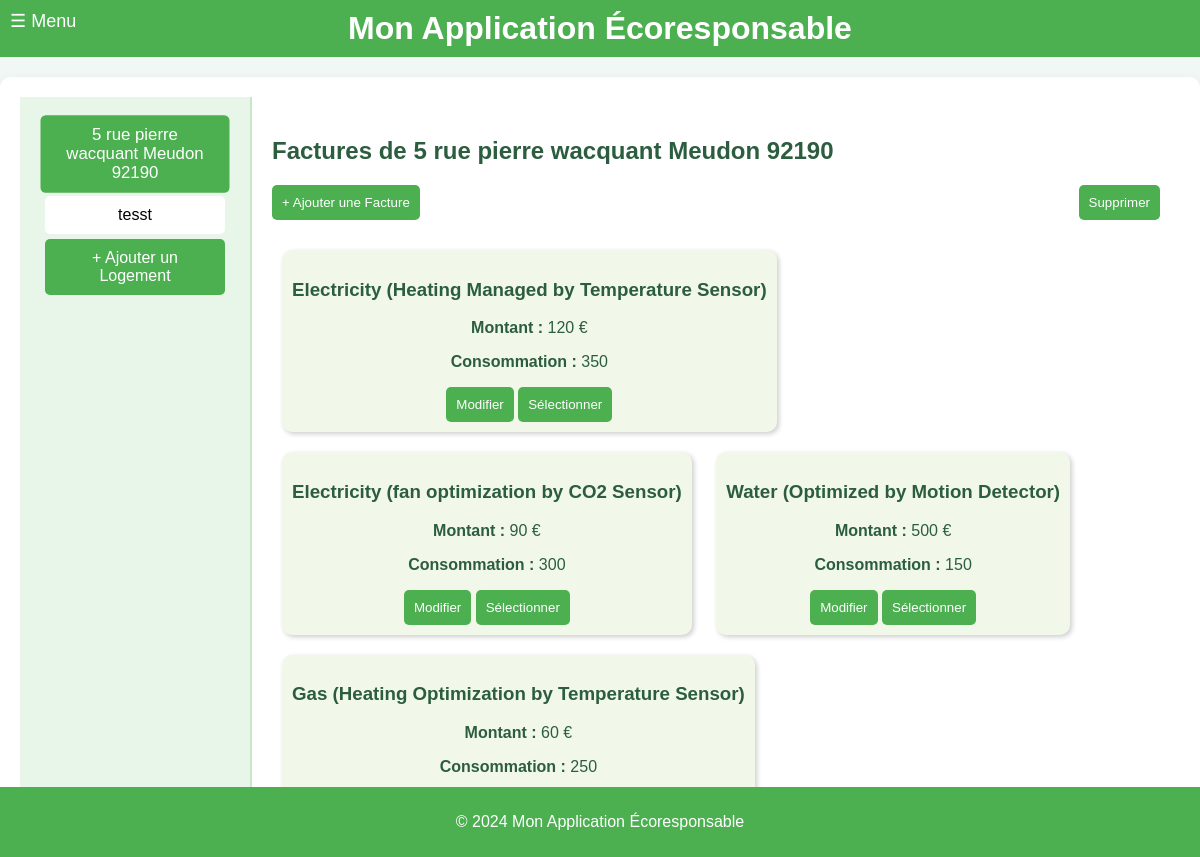
Page /visualiser_factures on the earlier database version.
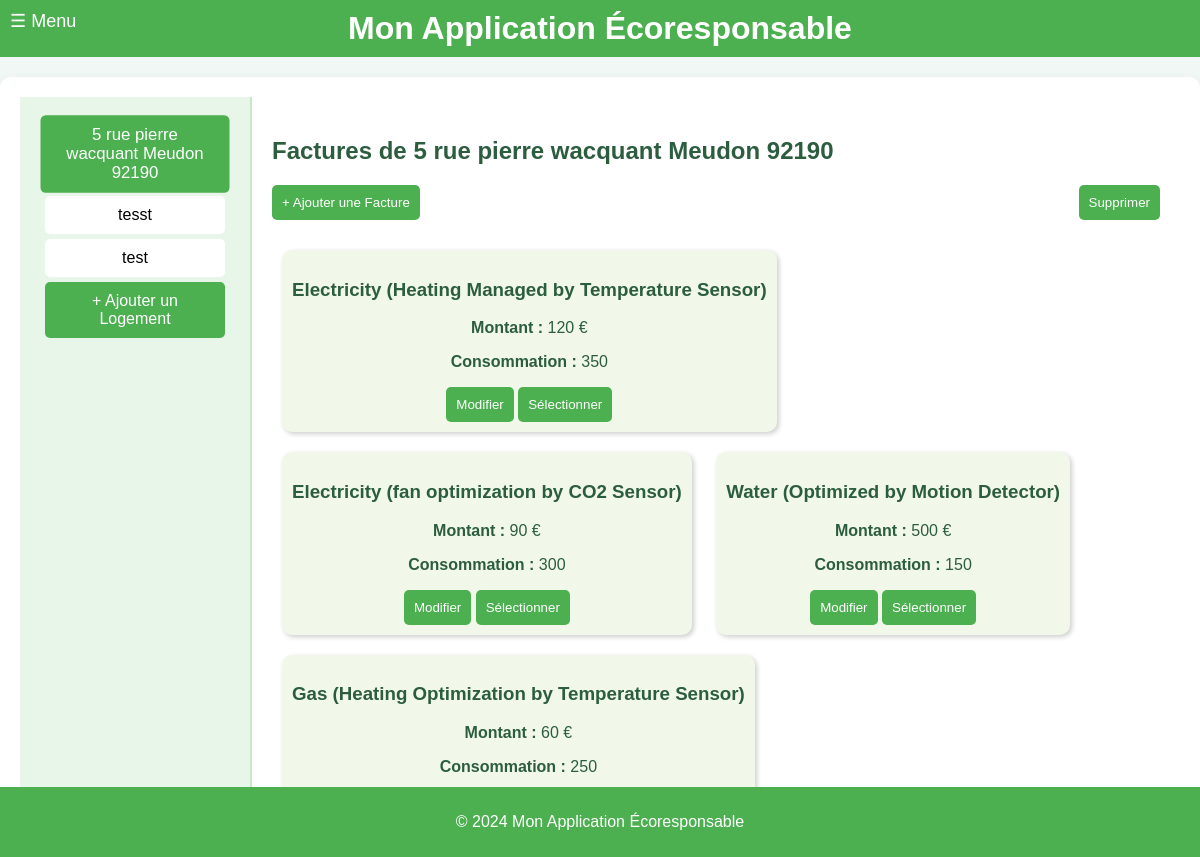
Same page on the later database version.
### tables this page shows
CREATE TABLE Housing (
housing_id INTEGER PRIMARY KEY, -- Identifiant unique pour chaque logement
address VARCHAR(255), -- Adresse du logement
phone_number VARCHAR(20), -- NumÃ©ro de contact pour le logement
ip_address VARCHAR(15), -- Adresse IP associÃ©e au logement
insert_date TIMESTAMP DEFAULT CURRENT_TIMESTAMP -- Horodatage de l'ajout de l'enregistrement
);

CREATE TABLE Invoice (
invoice_id INTEGER PRIMARY KEY, -- Identifiant unique pour chaque facture
housing_id INTEGER, -- RÃ©fÃ©rence au logement concernÃ© par la facture
type VARCHAR(100), -- Type de la facture (ex. : eau, Ã©lectricitÃ©)
amount INTEGER, -- Montant de la facture
value INTEGER, -- Valeur de la consommation en ressource
insert_date TIMESTAMP DEFAULT CURRENT_TIMESTAMP, -- Horodatage de l'ajout de l'enregistrement de la facture
FOREIGN KEY (housing_id) REFERENCES Housing(housing_id) -- Lien entre la facture et un logement spÃ©cifique
);

### main.py (the view)
@app.get("/visualiser_factures", response_class=HTMLResponse)
def visualiser_factures(request: Request, id: int = 1):
    conn = get_db_connection()
    logements = conn.execute("SELECT housing_id, address FROM Housing").fetchall()
    selected_logement = conn.execute("SELECT address FROM Housing WHERE housing_id = ?", (id,)).fetchone()
    factures = conn.execute("SELECT * FROM Invoice WHERE housing_id = ?", (id,)).fetchall()
    conn.close()
    return templates.TemplateResponse("visualiser_factures.html", {
        "request": request,
        "logements": logements,
        "factures": factures,
        "selected_id": id,
        "selected_logement_address": selected_logement["address"] if selected_logement else "Logement par Défaut"
    })

### templates/visualiser_factures.html (shortened to what this page needs)
{% extends "layout.html" %}
{% block content %}
<div class="container">
    <div class="menu">
        {% for logement in logements %}
        <div class="menu-item {% if selected_id == logement.housing_id %}active{% endif %}"
            onclick="location.href='?id={{ logement.housing_id }}'">
            {{ logement.address }}
        </div>
        {% endfor %}
        <div class="menu-item" style="background-color: #4caf50; color: white;"
            onclick="location.href='http://localhost:8000/logements'">
            + Ajouter un Logement
        </div>
    </div>
    <div class="content">
        <h2>Factures de {{ selected_logement_address or 'Logement par Défaut' }}</h2>
        <div class="actions">
            <button class="btn" onclick="openAddModal()">+ Ajouter une Facture</button>
            <button class="btn" onclick="deleteSelected()">Supprimer</button>
        </div>
        {% if factures %}
        {% for facture in factures %}
        <div class="tile" id="tile-{{ facture.invoice_id }}">
            <h3>{{ facture.type }}</h3>
            <p><strong>Montant :</strong> {{ facture.amount }} €</p>
            <p><strong>Consommation :</strong> {{ facture.value }}</p>
            <div style="margin-top: 10px;">
                <button class="btn"
                    onclick="openEditModal('{{ facture.invoice_id }}', '{{ facture.type }}', '{{ facture.amount }}', '{{ facture.value }}')">Modifier</button>
                <button class="btn" onclick="toggleSelection('{{ facture.invoice_id }}')">Sélectionner</button>
            </div>
        </div>
        {% endfor %}
        {% else %}
        <p>Aucune facture trouvée pour ce logement.</p>
        {% endif %}
    </div>
</div>
{% endblock %}

Differences in the rows shown:
added Housing: address "test"
